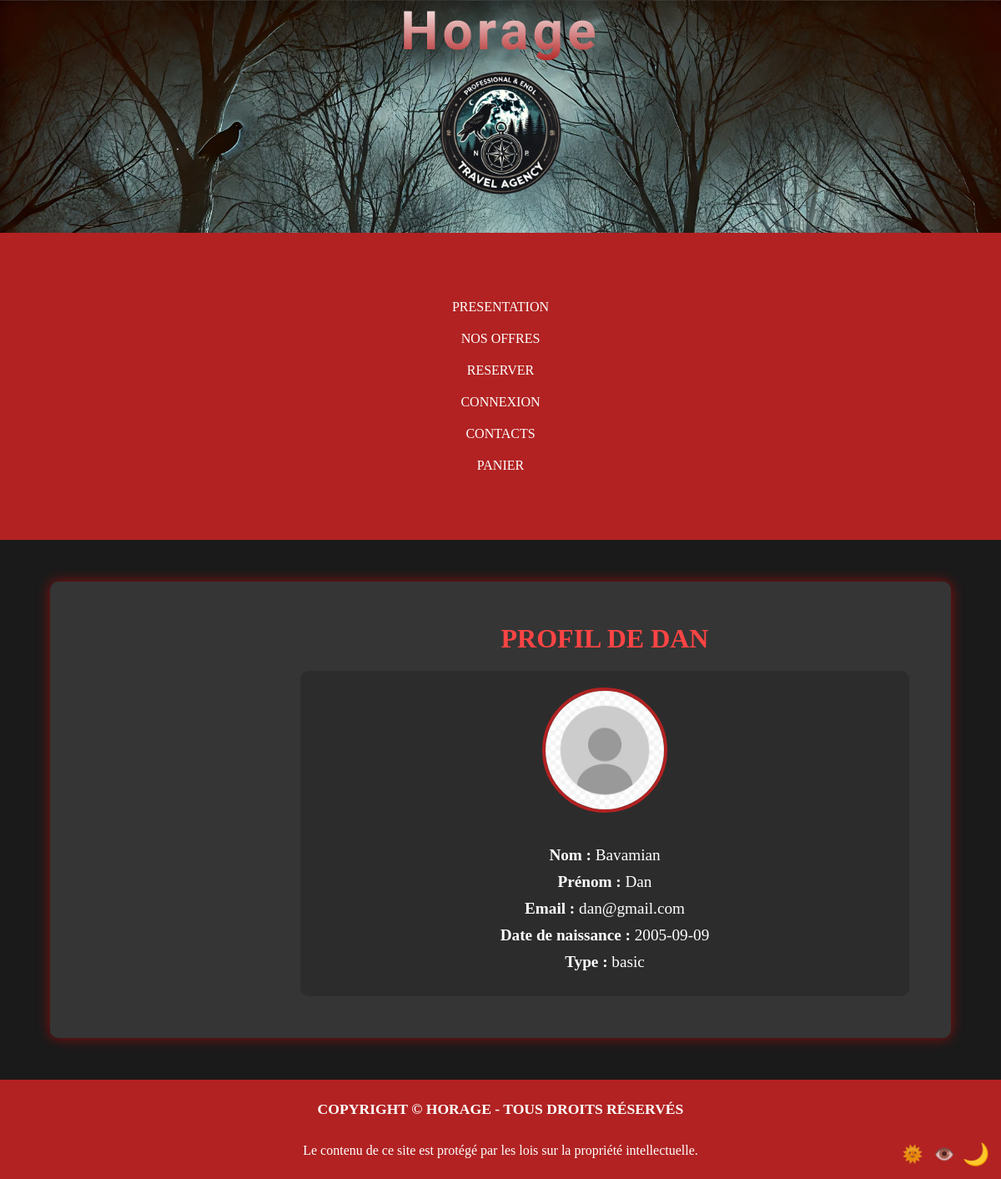
Before: /profil_user_admin.php?email=dan@gmail.com with the older database file.
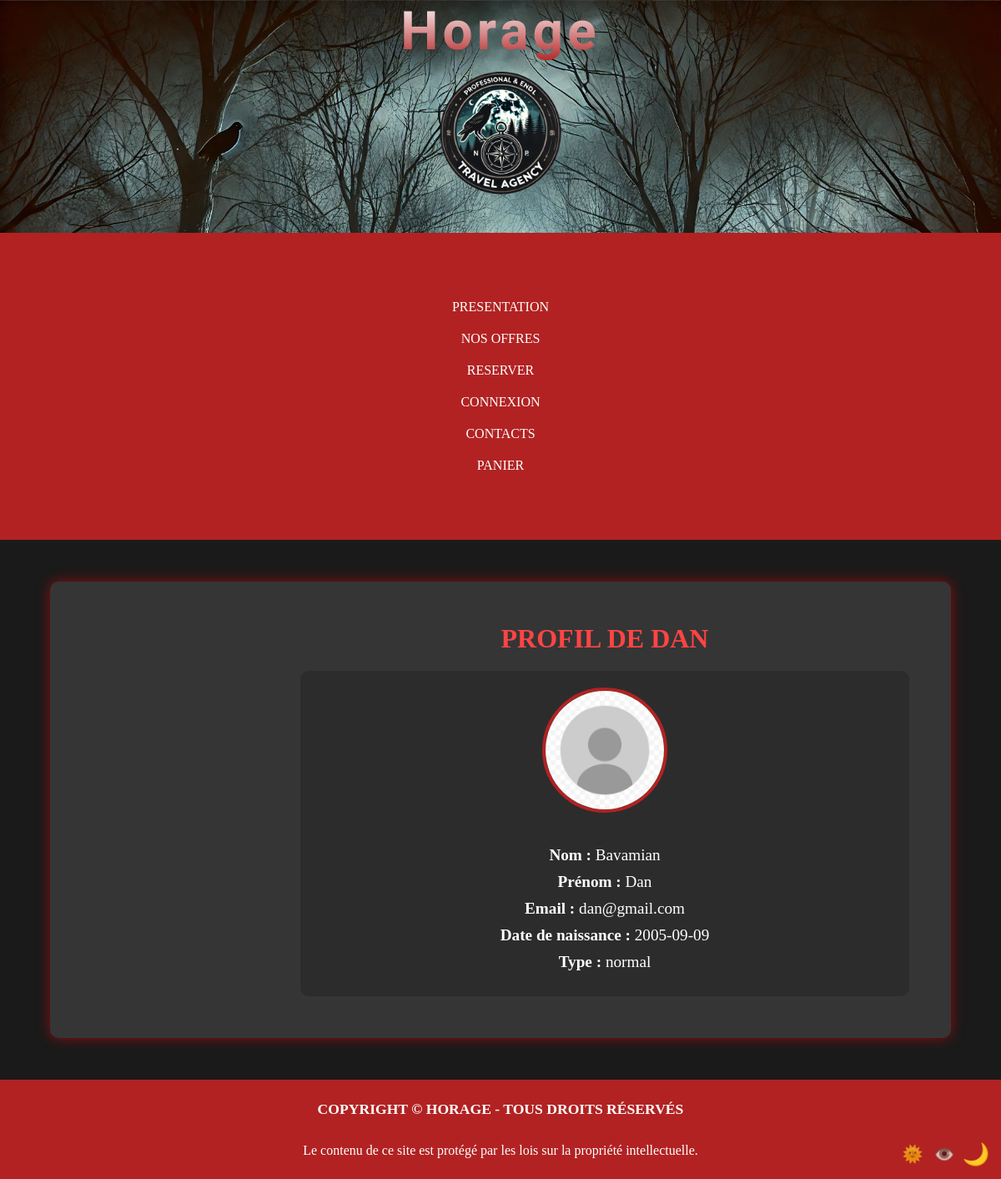
After: the same page with the newer database file.
### tables this page shows
CREATE TABLE `utilisateur` (
  `NomUtilisateur` varchar(30) NOT NULL,
  `Email` varchar(255) NOT NULL,
  `MotDePasse` varchar(255) NOT NULL,
  `Nom` varchar(50) NOT NULL,
  `Prenom` varchar(50) NOT NULL,
  `Anniversaire` date DEFAULT NULL,
  `Types` varchar(10) NOT NULL,
  `Id` int(11) NOT NULL
);

### profil_user_admin.php (the view, shortened to what this page needs)
<?php
require_once 'session.php';
$pdo = DemarrageSQL();
$userEmail = $_GET['email'] ?? null;
try {
    if ($userEmail) {
        $stmt = $pdo->prepare("SELECT * FROM utilisateur WHERE Email = :email");
        $stmt->execute(['email' => $userEmail]);
        $displayUser = $stmt->fetch(PDO::FETCH_ASSOC);
    } else {
        header("Location: login.php");
        exit();
    }
} catch (PDOException $e) {
    die("Erreur de base de données : " . $e->getMessage());
}
?>
<!DOCTYPE html>
<html lang="fr">
<head>
    <link rel="stylesheet" href="CSS/profil.css">
</head>
<body>
    <main class="profile-container">
        <section class="profile-content">
            <h2>Profil <?= $userEmail ? 'de '.htmlspecialchars($displayUser['Prenom']) : 'Mon Profil' ?></h2>
            <div class="profile-info">
                <img src="img_horage/profil.jpg" alt="Photo de profil" class="profile-pic">
                <div class="info">
                    <p><strong>Nom :</strong> <?= htmlspecialchars($displayUser['Nom']) ?></p>
                    <p><strong>Prénom :</strong> <?= htmlspecialchars($displayUser['Prenom']) ?></p>
                    <p><strong>Email :</strong> <?= htmlspecialchars($displayUser['Email']) ?></p>
                    <p><strong>Date de naissance :</strong> <?= htmlspecialchars($displayUser['Anniversaire']) ?></p>
                    <p><strong>Type :</strong> <?= htmlspecialchars($displayUser['Types']) ?></p>
                </div>
            </div>
        </section>
    </main>
    <footer>
        <h2>Copyright © Horage - Tous droits réservés</h2>
        <p>Le contenu de ce site est protégé par les lois sur la propriété intellectuelle.</p>
    </footer>
</body>
</html>

Changed rows visible on the page:
changed utilisateur "DAN": Types "basic" → "normal"
